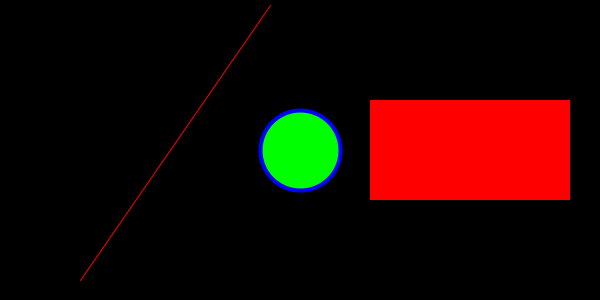
Frame 1 (no input)
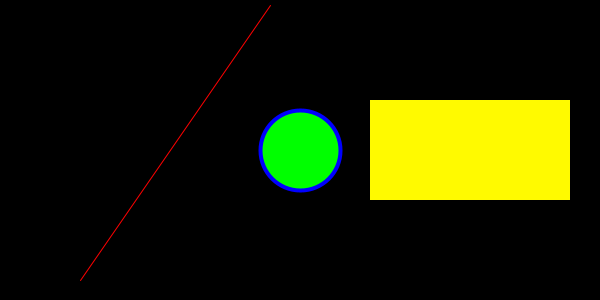
Frame 60 (the mouse pressed at the canvas centre just before this capture)
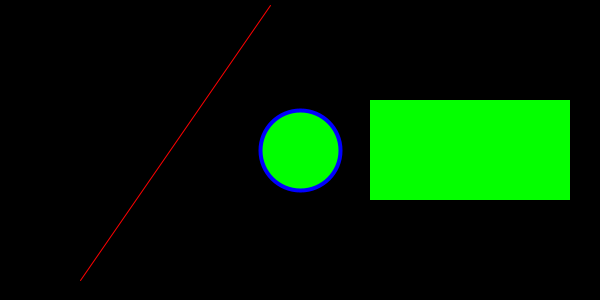
Frame 120 (the mouse held since frame 60 and released just before this capture)

The Processing sketch that drew these frames (run headless with seeded random() and noise(); from frame 60 on, the mouse is pressed at the canvas centre):

// Processing sketch: Exemple_2_Formes_geometriques
// ── Exemple_2_Formes_geometriques.pde
/****************************************************************************/
/*  MESNARD Emmanuel                                                ISIMA   */
/*                                                                          */
/*          Exemple 2 : formes geometriques fixes et couleur dynamique      */
/*                                                                          */
/* Exemple_2_Formes_Geometriques.pde                       Processing 4.2   */
/****************************************************************************/

// Declarations de constantes : Quelques couleurs...
final int rouge = color(255,0,0); 
final int vert  = color(0,255,0); 
final int bleu  = color(0,0,255);
final int noir  = color(0,0,0); 
final int blanc = color(255,255,255); 

int PseudoTeinte; // Variable utile pour la gestion du dynamisme

// Fonction d'initialisation de l'application - executee une seule fois
void setup(){
  // Initialisation des parametres graphiques utilises
  size(600,300); // Fenetre de 600*300, sans appeler la carte graphique
  surface.setTitle("Exemple 2 - Formes Geometriques colorees - E. Mesnard / ISIMA");
  
  colorMode(RGB, 255,255,255); // fixe format couleur R G B pour fill, stroke, etc...
  fill(vert); // couleur remplissage RGB - noFill() si pas de remplissage
  stroke(rouge); // couleur pourtour RGB - noStroke() si pas de pourtour
  background(noir); // couleur fond fenetre
  
  line(80,280,270,5); // trace d'une ligne rouge
  
  stroke(bleu); // changement de couleur pour tracer un cercle bleu...
  strokeWeight(4); // avec pourtour epais
  circle(width/2,height/2,80); // au centre de la fenetre, de rayon 80
  
  colorMode(HSB, 360, 100, 100); // Changement de mode
  noStroke(); // sans pourtour
  PseudoTeinte = 0; // initialization de la variable globale en fin de setup
}

// Fonction de re-tracage de la fenetre - executee en boucle
void draw() {
  // Trace d'un rectangle uni, mais de couleur (teinte) changeante
  fill(color(PseudoTeinte%360,100,100));
  rect(370,100,200,100);
  PseudoTeinte++;
}
